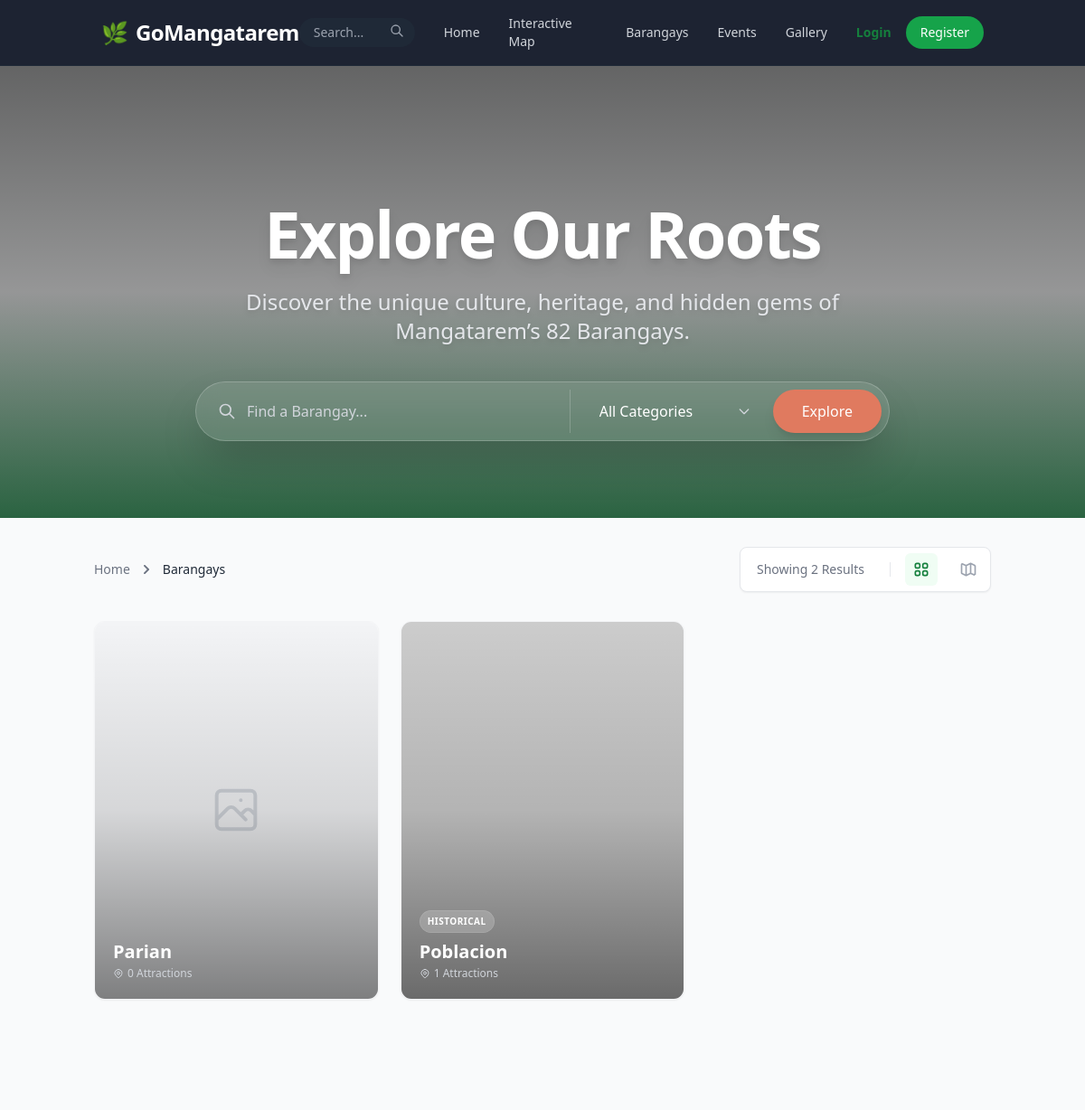
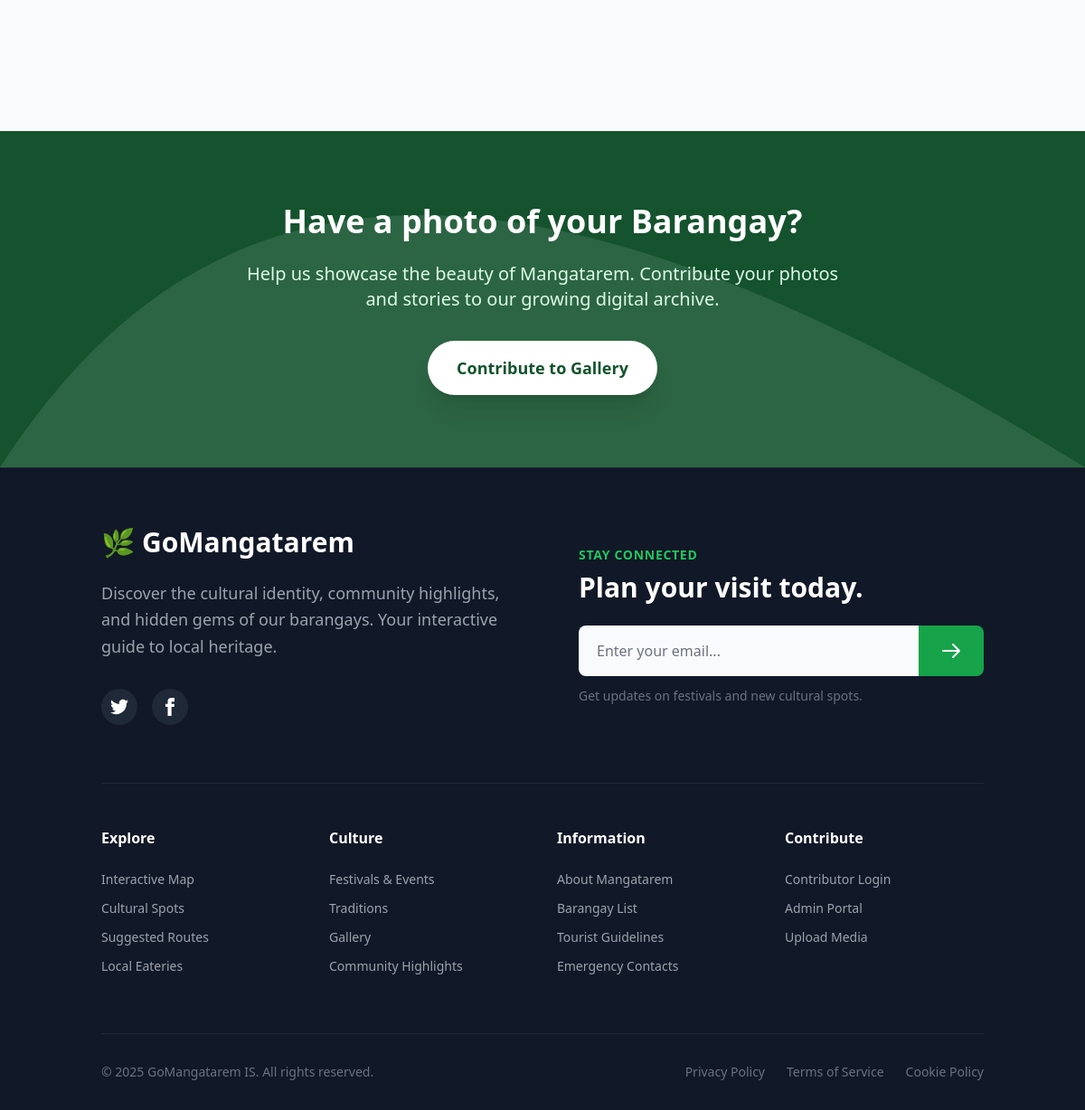
The app's page /barangays with its own data (2 pictures, top to bottom).
### models.py (models this page shows)
class Attraction(db.Model):
    id = db.Column(db.Integer, primary_key=True)
    name = db.Column(db.String(100), nullable=False)
    description = db.Column(db.Text, nullable=False)
    category = db.Column(db.String(50), nullable=False) # Nature, Historical, Religious, etc.
    barangay = db.Column(db.String(100), nullable=True)
    lat = db.Column(db.Float, nullable=False)
    lng = db.Column(db.Float, nullable=False)
    image_url = db.Column(db.String(200), nullable=True)
    status = db.Column(db.String(20), default='pending') # 'pending', 'approved'
    user_id = db.Column(db.Integer, db.ForeignKey('user.id'), nullable=True)
    created_at = db.Column(db.DateTime, default=datetime.utcnow)

### routes/public.py (the view)
@public_bp.route('/barangays')
def barangays():
    print("=== PUBLIC: Barangays directory page accessed ===")
    logger.info("Barangays directory page accessed")
    record_view('page', page_name='barangays_list')
    barangay_names = db.session.query(User.barangay).filter(
        User.role == 'contributor',
        User.is_approved == True,
        User.barangay != None
    ).distinct().all()
    barangay_list = []
    for b in barangay_names:
        name = b[0]
        attractions = Attraction.query.filter(
            Attraction.barangay == name,
            Attraction.status == 'approved'
        ).all()
        image_url = None
        for attraction in attractions:
            if attraction.image_url:
                image_url = attraction.image_url
                break
        lat = 15.9949 # Default
        lng = 120.4869 # Default
        if attractions:
            lat = sum(a.lat for a in attractions) / len(attractions)
            lng = sum(a.lng for a in attractions) / len(attractions)
        tags = list(set(a.category for a in attractions))
        attraction_count = len(attractions)
        barangay_list.append({
            'name': name,
            'image_url': image_url,
            'lat': lat,
            'lng': lng,
            'tags': tags,
            'attraction_count': attraction_count
        })
    barangay_list.sort(key=lambda x: x['name'])
    print(f"=== PUBLIC: Barangays directory loaded with {len(barangay_list)} barangays ===")
    logger.info(f"Barangays directory page loaded with {len(barangay_list)} barangays")
    return render_template('barangays.html', barangays=barangay_list)

### routes/public.py (called while the page is built)
def record_view(view_type, item_id=None, page_name=None):
    try:
        user_id = current_user.id if current_user.is_authenticated else None
        view = PageView(
            view_type=view_type,
            item_id=item_id,
            page_name=page_name,
            user_id=user_id,
            timestamp=datetime.utcnow()
        )
        db.session.add(view)
        db.session.commit()
    except Exception as e:
        print(f"Error recording view: {e}")
        db.session.rollback()

### templates/barangays.html (shortened to what this page needs)
{% extends 'base.html' %}
{% block content %}
<div class="relative h-[60vh] min-h-[500px] flex items-center justify-center overflow-hidden">
    <div class="absolute inset-0 z-0">
        <img src="https://images.unsplash.com/photo-1501785888041-af3ef285b470?ixlib=rb-4.0.3&auto=format&fit=crop&w=1920&q=80"
            alt="Mangatarem Landscape"
            class="w-full h-full object-cover object-center transform scale-110 motion-safe:animate-subtle-zoom">
        <div class="absolute inset-0 bg-gradient-to-b from-black/60 via-black/40 to-green-900/90"></div>
    </div>
    <div class="relative z-10 text-center px-4 max-w-5xl mx-auto mt-16">
        <h1 class="text-5xl md:text-7xl font-bold text-white mb-6 tracking-tight drop-shadow-lg">
            Explore Our Roots
        </h1>
        <p class="text-xl md:text-2xl text-gray-200 mb-10 font-light max-w-3xl mx-auto drop-shadow-md">
            Discover the unique culture, heritage, and hidden gems of Mangatarem’s 82 Barangays.
        </p>
        <div
            class="bg-white/10 backdrop-blur-md p-2 rounded-full border border-white/20 shadow-2xl max-w-3xl mx-auto flex flex-col md:flex-row gap-2">
            <div class="relative flex-grow group">
                <div class="absolute inset-y-0 left-0 pl-4 flex items-center pointer-events-none">
                    <svg class="h-5 w-5 text-gray-300 group-focus-within:text-white transition-colors" fill="none"
                        stroke="currentColor" viewBox="0 0 24 24">
                        <path stroke-linecap="round" stroke-linejoin="round" stroke-width="2"
                            d="M21 21l-6-6m2-5a7 7 0 11-14 0 7 7 0 0114 0z"></path>
                    </svg>
                </div>
                <input type="text" id="barangaySearch" placeholder="Find a Barangay..."
                    class="w-full bg-transparent border-none text-white placeholder-gray-300 focus:ring-0 pl-12 py-3 rounded-full transition-all outline-none">
            </div>
            <div class="relative min-w-[200px]">
                <select id="categoryFilter"
                    class="w-full bg-transparent border-none text-white focus:ring-0 py-3 pl-4 pr-10 appearance-none cursor-pointer outline-none">
                    <option value="all" class="text-gray-800">All Categories</option>
                </select>
                <div class="absolute inset-y-0 right-0 flex items-center px-4 pointer-events-none">
                    <svg class="h-4 w-4 text-gray-300" fill="none" stroke="currentColor" viewBox="0 0 24 24">
                        <path stroke-linecap="round" stroke-linejoin="round" stroke-width="2" d="M19 9l-7 7-7-7"></path>
                    </svg>
                </div>
            </div>
            <button
                class="bg-terracotta-500 hover:bg-terracotta-600 text-white px-8 py-3 rounded-full font-medium transition-all shadow-lg hover:shadow-terracotta-500/30 transform hover:-translate-y-0.5">
                Explore
            </button>
        </div>
    </div>
</div>
<div class="bg-gray-50 min-h-screen">
    <div class="container mx-auto px-4 py-8">
        <div class="flex flex-col md:flex-row justify-between items-center mb-8 gap-4">
            <nav class="text-sm font-medium text-gray-500">
                <ol class="list-none p-0 inline-flex">
                    <li class="flex items-center">
                        <a href="{{ url_for('public.index') }}" class="hover:text-green-700 transition-colors">Home</a>
                    </li>
                    <li>
                        <span class="text-gray-800">Barangays</span>
                    </li>
                </ol>
            </nav>
            <div class="flex items-center gap-4 bg-white p-1.5 rounded-lg shadow-sm border border-gray-200">
                <span class="text-sm text-gray-500 px-3 hidden sm:inline">Showing {{ barangays|length }} Results</span>
                <button id="gridViewBtn" class="p-2 rounded-md bg-green-50 text-green-700 transition-colors"
                    title="Grid View">
                </button>
                <button id="mapViewBtn"
                    class="p-2 rounded-md text-gray-400 hover:text-green-700 hover:bg-gray-50 transition-colors"
                    title="Map View">
                </button>
            </div>
        </div>
        <div id="gridView" class="animate-fade-in">
            {% if barangays %}
            <div class="grid grid-cols-1 sm:grid-cols-2 lg:grid-cols-3 xl:grid-cols-4 gap-6">
                {% for barangay in barangays %}
                <a href="{{ url_for('public.barangay_profile', name=barangay.name) }}"
                    class="group bg-white rounded-xl overflow-hidden shadow-sm hover:shadow-xl transition-all duration-300 transform hover:-translate-y-1 border border-gray-100 flex flex-col h-full barangay-card">
                    <div class="relative aspect-[3/4] overflow-hidden bg-gray-100">
                        {% if barangay.image_url %}
                        <img src="{{ barangay.image_url }}" alt="{{ barangay.name }}"
                            class="w-full h-full object-cover transition-transform duration-700 group-hover:scale-110">
                        {% else %}
                        <div class="w-full h-full flex items-center justify-center bg-gray-100 text-gray-300">
                            <svg class="w-16 h-16" fill="none" stroke="currentColor" viewBox="0 0 24 24">
                                <path stroke-linecap="round" stroke-linejoin="round" stroke-width="1.5"
                                    d="M4 16l4.586-4.586a2 2 0 012.828 0L16 16m-2-2l1.586-1.586a2 2 0 012.828 0L20 14m-6-6h.01M6 20h12a2 2 0 002-2V6a2 2 0 00-2-2H6a2 2 0 00-2 2v12a2 2 0 002 2z">
                                </path>
                            </svg>
                        </div>
                        {% endif %}
                        <div
                            class="absolute inset-0 bg-gradient-to-t from-black/80 via-black/20 to-transparent opacity-60 group-hover:opacity-80 transition-opacity">
                        </div>
                        <div class="absolute bottom-0 left-0 right-0 p-5 text-white">
                            <div class="flex flex-wrap gap-2 mb-2">
                                {% for tag in barangay.tags[:2] %}
                                <span
                                    class="tag-badge text-[10px] uppercase tracking-wider font-bold bg-white/20 backdrop-blur-sm px-2 py-1 rounded-full border border-white/10">
                                    {{ tag }}
                                </span>
                                {% endfor %}
                            </div>
                            <h3
                                class="text-xl font-bold mb-1 leading-tight group-hover:text-terracotta-300 transition-colors">
                                {{ barangay.name }}</h3>
                            <div class="flex items-center text-xs text-gray-300 gap-3">
                                <span class="flex items-center gap-1">
                                    {{ barangay.attraction_count }} Attractions
                                </span>
                            </div>
                        </div>
                    </div>
                </a>
                {% endfor %}
            </div>
            {% endif %}
        </div>
    </div>
</div>
<div class="bg-green-900 text-white py-20 relative overflow-hidden">
    <div class="absolute inset-0 opacity-10">
        <svg class="h-full w-full" viewBox="0 0 100 100" preserveAspectRatio="none">
            <path d="M0 100 C 20 0 50 0 100 100 Z" fill="white"></path>
        </svg>
    </div>
    <div class="container mx-auto px-4 text-center relative z-10">
        <h2 class="text-4xl font-bold mb-6">Have a photo of your Barangay?</h2>
        <p class="text-xl text-green-100 mb-8 max-w-2xl mx-auto">Help us showcase the beauty of Mangatarem. Contribute
            your photos and stories to our growing digital archive.</p>
        <a href="{{ url_for('auth.login') }}"
            class="inline-block bg-white text-green-900 px-8 py-4 rounded-full font-bold text-lg shadow-xl hover:bg-gray-100 hover:scale-105 transition-all duration-300">
            Contribute to Gallery
        </a>
    </div>
</div>
<link rel="stylesheet" href="https://unpkg.com/leaflet@1.7.1/dist/leaflet.css" />
{% endblock %}

### templates/barangays.html (style rules this page uses)
.bg-terracotta-500 { background-color: #E07A5F; }

### records on screen
Attraction: category "HISTORICAL", name "Poblacion", attraction_count "1"

### other values on screen
{{ barangays|length }} "2"
{{ barangay.name }} "Parian"
{{ barangay.attraction_count }} "0"
